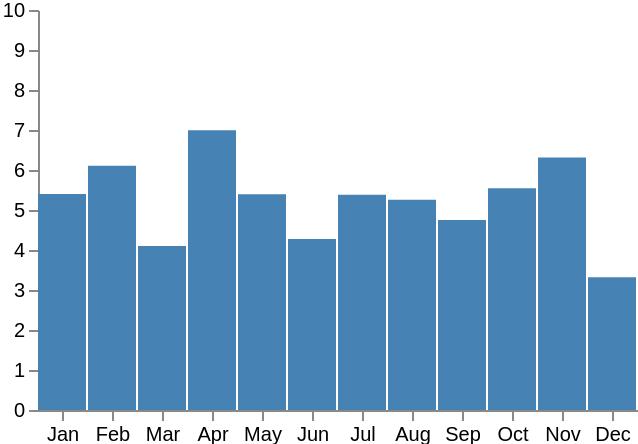

Vega-Lite specification for this chart:
### Vega specification from a JSON file in a GitHub repository (floating-point values rounded to 4 significant figures)
{"$schema": "https://vega.github.io/schema/vega/v5.json", "width": 300, "height": 200, "signals": [{"name": "baseline", "value": 5}, {"name": "noise", "value": 2, "bind": {"input": "range", "min": 0, "max": 4, "step": 0.1}}, {"name": "trend", "value": 0, "bind": {"input": "range", "min": -1, "max": 1, "step": 0.1}}, {"name": "sample", "value": 1, "on": [{"events": "timer{1000}", "update": "1 + ((sample + 1) % 3)"}]}], "data": [{"name": "steps", "transform": [{"type": "sequence", "start": 0, "stop": 12, "step": 1}, {"type": "formula", "as": "month", "expr": "timeFormat(datetime(2015, datum.data, 1), '%b')"}, {"type": "formula", "as": "value", "expr": "clamp(sample && (baseline - 0.5 * trend * (5.5 - datum.data) + noise * (2 * random() - 1)), 0, 10)"}]}], "scales": [{"name": "xscale", "type": "band", "domain": {"data": "steps", "field": "month"}, "range": "width"}, {"name": "yscale", "type": "linear", "domain": [0, 10], "range": "height"}], "axes": [{"orient": "left", "scale": "yscale"}, {"orient": "bottom", "scale": "xscale"}], "marks": [{"type": "rect", "from": {"data": "steps"}, "encode": {"enter": {"x": {"scale": "xscale", "field": "month"}, "width": {"scale": "xscale", "band": 1, "offset": -1}, "fill": {"value": "steelblue"}}, "update": {"y": {"scale": "yscale", "field": "value"}, "y2": {"scale": "yscale", "value": 0}}}}]}
